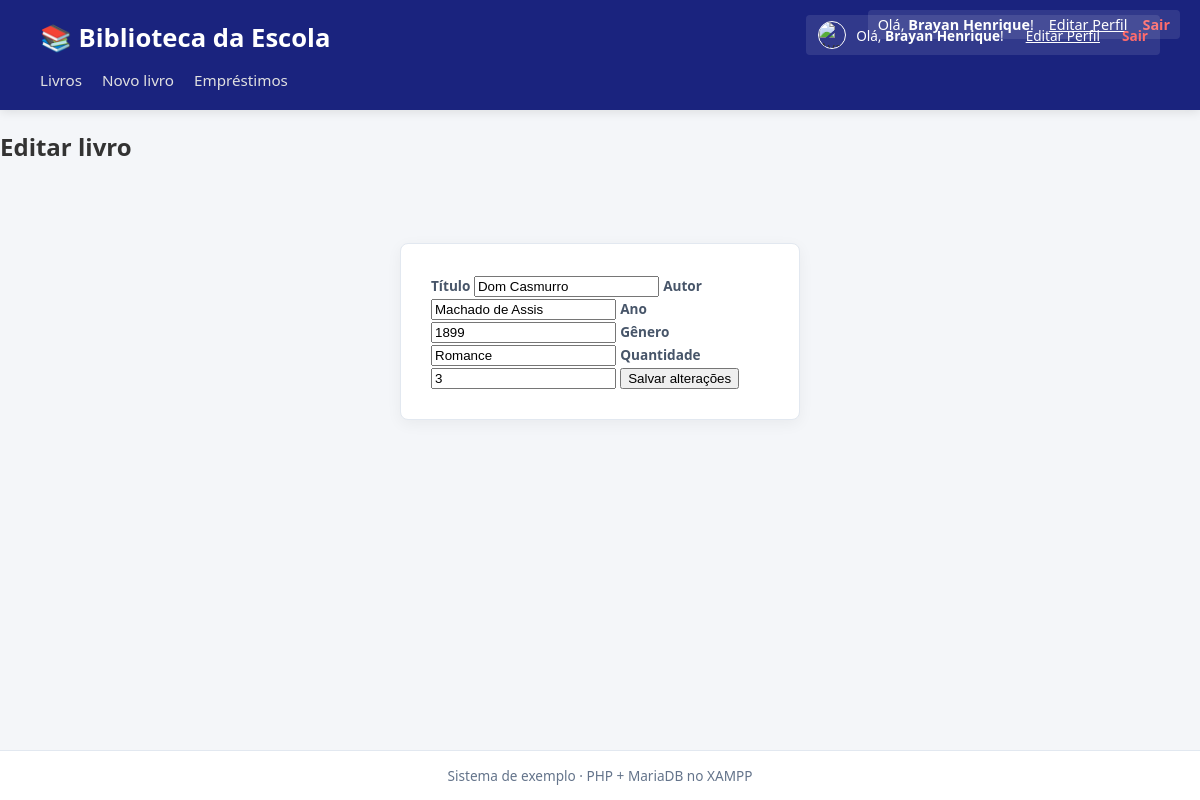
Screenshot of /bwa_bwa/editar.php?id=1 (signed in) with the database file from the repository.
### tables this page shows
CREATE TABLE `livros` (
  `id` int(11) NOT NULL,
  `titulo` varchar(150) NOT NULL,
  `autor` varchar(100) NOT NULL,
  `ano` int(11) DEFAULT NULL,
  `genero` varchar(50) DEFAULT NULL,
  `quantidade` int(11) NOT NULL DEFAULT 1
);

### bwa_bwa/conexao.php (called while the page is built, shortened)
<?php
function e($texto) {
    return htmlspecialchars((string)$texto, ENT_QUOTES, 'UTF-8');
}
?>

### bwa_bwa/editar.php (the view, shortened to what this page needs)
<?php
require 'conexao.php';
$id = (int)($_GET['id'] ?? $_POST['id'] ?? 0);
$consulta = $pdo->prepare("SELECT * FROM livros WHERE id = :id");
$consulta->execute([':id' => $id]);
$livro = $consulta->fetch();
require 'topo.php';
?>
<h2>Editar livro</h2>
<form method="post" class="ficha">
  <label>Título <input name="titulo" value="<?= e($livro['titulo']) ?>" required maxlength="150"></label>
  <label>Autor <input name="autor" value="<?= e($livro['autor']) ?>" required maxlength="100"></label>
  <label>Ano <input name="ano" type="number" value="<?= e($livro['ano']) ?>"></label>
  <label>Gênero <input name="genero" value="<?= e($livro['genero']) ?>" maxlength="50"></label>
  <label>Quantidade <input name="quantidade" type="number" min="1" value="<?= e($livro['quantidade']) ?>" required></label>
  <button>Salvar alterações</button>
</form>
<?php
require 'rodape.php';
?>

### bwa_bwa/estilo.css (style rules this page uses)
* { box-sizing: border-box; }
body { background-color: #f4f6f9; color: #333333; font-family: 'Segoe UI', Roboto, Helvetica, Arial, sans-serif; margin: 0; padding: 0; display: flex; flex-direction: column; min-height: 100vh; }
form { background: #ffffff; max-width: 400px; margin: 60px auto; padding: 30px; border-radius: 8px; box-shadow: 0 4px 15px rgba(0,0,0,0.05); border: 1px solid #e2e8f0; }
form label { font-size: 0.85em; font-weight: 600; color: #475569; }

### rows the page displays
livros: titulo "Dom Casmurro", autor "Machado de Assis", ano "1899", genero "Romance", quantidade "3"

### other values shown
$_SESSION['usuario_nome'] "Brayan Henrique"
